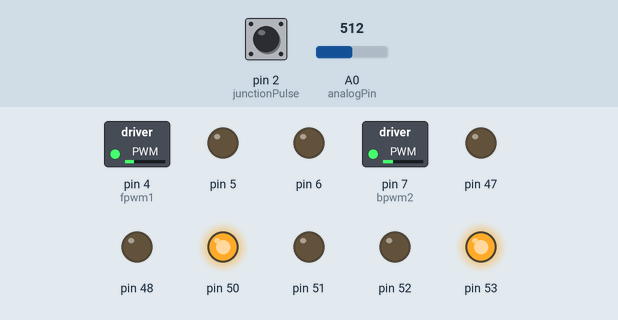
A sketch run on a simulated Arduino Mega 2560, built with avr-gcc and run on an emulated ATmega2560. Shown: switched loads named in the sketch (green lamp = pin HIGH), output pins drawn as LEDs (lit = HIGH). The test bench sets the inputs (shaded band); at power-on: A0 (analogPin) = 512, pin 2 (junctionPulse) LOW.

Above: at 1.2 s.
1.3 s: A0 (analogPin) set to 716
At 1.6 s:
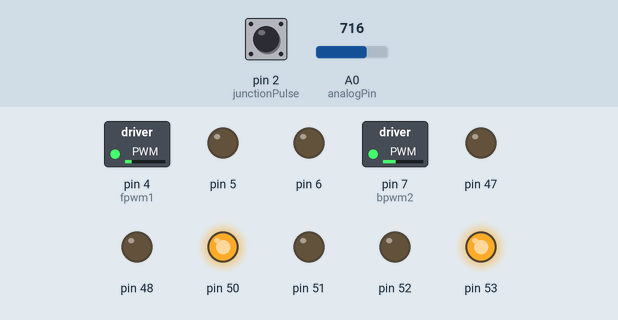
2.8 s: A0 (analogPin) set to 306
At 3.9 s:
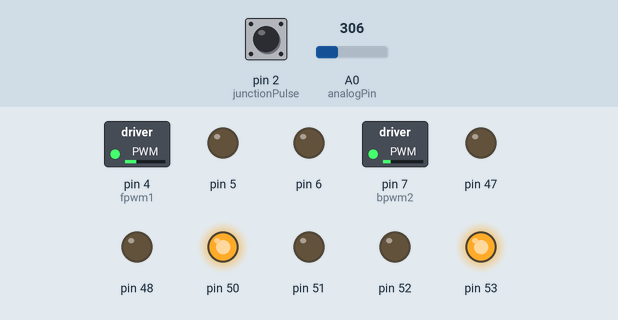
4.3 s: A0 (analogPin) set to 511
At 5.1 s:
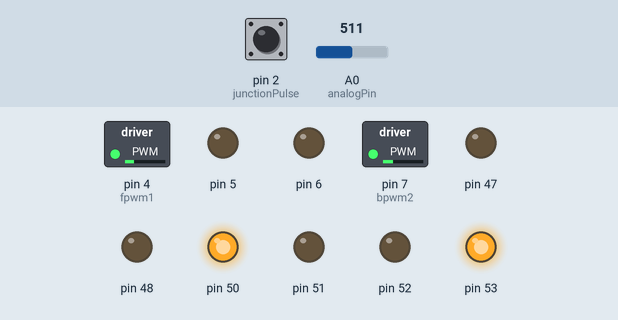
Timing chart, 0 to 7.3 s (numbered marks = the images above; inputs shaded):
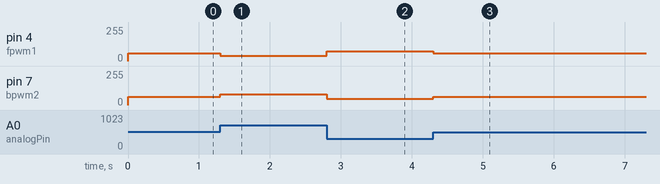

Measured:
- after the input at 1.3 s, pin 4 (fpwm1): 57/255 → 41/255 at once; pin 7 (bpwm2): 63/255 → 79/255 at once
- after the input at 2.8 s, pin 4 (fpwm1): 41/255 → 72/255 at once; pin 7 (bpwm2): 79/255 → 48/255 at once
- after the input at 4.3 s, pin 4 (fpwm1): 72/255 → 57/255 at once; pin 7 (bpwm2): 48/255 → 63/255 at once

The sketch:

roboconanalog.ino
```cpp
# define fdir1 50
# define fbrk1 46
# define fpwm1 4
//# define fdir2 51
//# define fbrk2 47
//# define fpwm2 5
//# define bdir1 52
//# define bbrk1 48
//# define bpwm1 6
# define bdir2 53
# define bpwm2 7
# define bbrk2 49

const int junctionPulse=2;
const int analogPin =A0;
const int motorSpeed=60;
void setup() {


  pinMode(junctionPulse,INPUT);


  attachInterrupt(digitalPinToInterrupt(junctionPulse), brk, RISING);


for(byte i=4;i<=7;i++){

    pinMode(i,OUTPUT);

    }


  for(byte i=46;i<=53;i++){

    pinMode(i,OUTPUT);

    }

 digitalWrite(50,HIGH);
 digitalWrite(53,HIGH);


}

void loop() {


 pinMode(fbrk1,LOW);
 pinMode(bbrk2,LOW);


int readVal,positionVal;
  readVal = analogRead(analogPin);    // Read value from analog pin

  // Convert voltage level into line position value
  positionVal = ((float)readVal/921)*70;
  int error = positionVal-35;
  int leftMotorSpeed=motorSpeed - error;
  int rightMotorSpeed=motorSpeed + error;

move(leftMotorSpeed,rightMotorSpeed);

}


void move(int leftMotor,int rightMotor) {

  if(leftMotor>0&&rightMotor>0){
  analogWrite(fpwm1,leftMotor);
  analogWrite(bpwm2,rightMotor);

  }
  if(leftMotor<0){
  analogWrite(fpwm1,0);
  analogWrite(bpwm2,rightMotor);

  }
  if(rightMotor<0){
  analogWrite(fpwm1,leftMotor);
  analogWrite(bpwm2,0);
  }


}

void brk(){

  digitalWrite(fbrk1,HIGH);
  digitalWrite(bbrk2,HIGH);


  }
```
